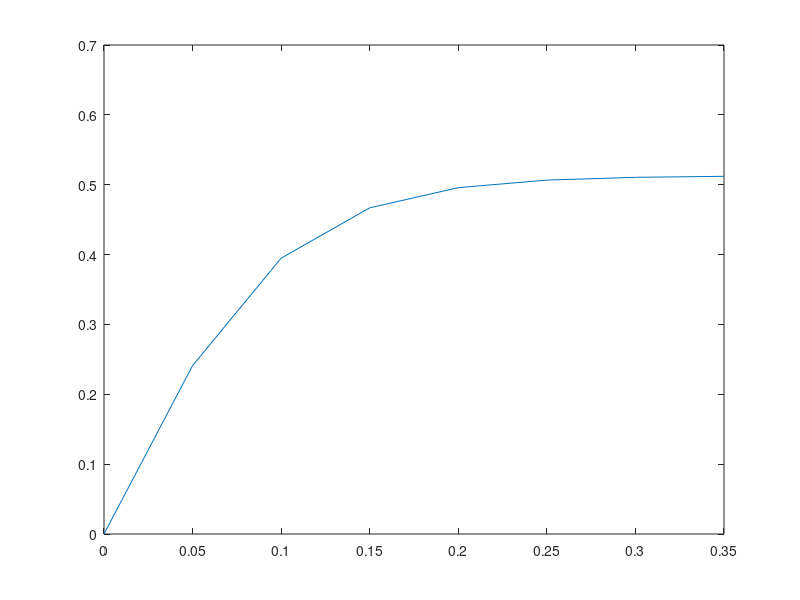

MATLAB code to generate this figure:
% Kryzstof Kudlak
% ICA 1/30/20
% ENGR 102-H02
% Element by Element Calculation

clc; clear;

% Example 1 - x and y must be the same size
x = [3 6 1 7 9 11];
y = [2 4 9 3 11 8];

% the . is the sign for "elementwise"
mult = x.*y  
rdiv = x./y
expo = x.^2
ldiv = x.\y


% Example 2
a = 1:10
zm = (2*a.^2 + 3*a)./(1 + a.^2)


% Example 3
b = 2:2:20
c = (log10(b) + 2*b.^3)./(b+1)


%%%%%%%%%%%%% Elementwise Calculator %%%%%%%%%%%%%%

% Prob 1
disp("%%%%%%%%%%%%% PROBLEM 1 %%%%%%%%%%%%%%")
x = -2:4
y = x.^3 - 2*x.^2 + x


% Prob 2
disp("%%%%%%%%%%%%% PROBLEM 2 %%%%%%%%%%%%%%")
x = -3:3
y = (x.^2 - 2)./(x + 4)


% Prob 3
disp("%%%%%%%%%%%%% PROBLEM 3 %%%%%%%%%%%%%%")
x = 1:7
y = ((x - 3).*(x.^2 + 3))./(x.^2)


% Prob 4
disp("%%%%%%%%%%%%% PROBLEM 4 %%%%%%%%%%%%%%")
t = 0:8
y = (20*t.^(2/3))./(t+1) - ((t + 1).^2)./exp(0.3*t + 5) + 2./(t+1)


% Prob 5
disp("%%%%%%%%%%%%% PROBLEM 5 %%%%%%%%%%%%%%")
alpha = 70;
v0    = 162;
t     = 1:5:31;
g     = 9.81;

x = v0*cosd(alpha)*t
y = v0*sind(alpha)*t - (1/2)*g*t.^2
r = sqrt(x.^2 + y.^2)
theta = atand(y./x)

% Prob 6
disp("%%%%%%%%%%%%% PROBLEM 6 %%%%%%%%%%%%%%")
r = 0.002;
g = 9.81;
k = .0018;
pal = 2700;
pgl = 1260;
t = 0:0.05:0.35;
V = 4/3 * pi * r^3;

v = sqrt(V*(pal-pgl)*g/k) * tanh(sqrt(V*(pal - pgl)*g*k)*t/(V*pal))
plot(t, v)










